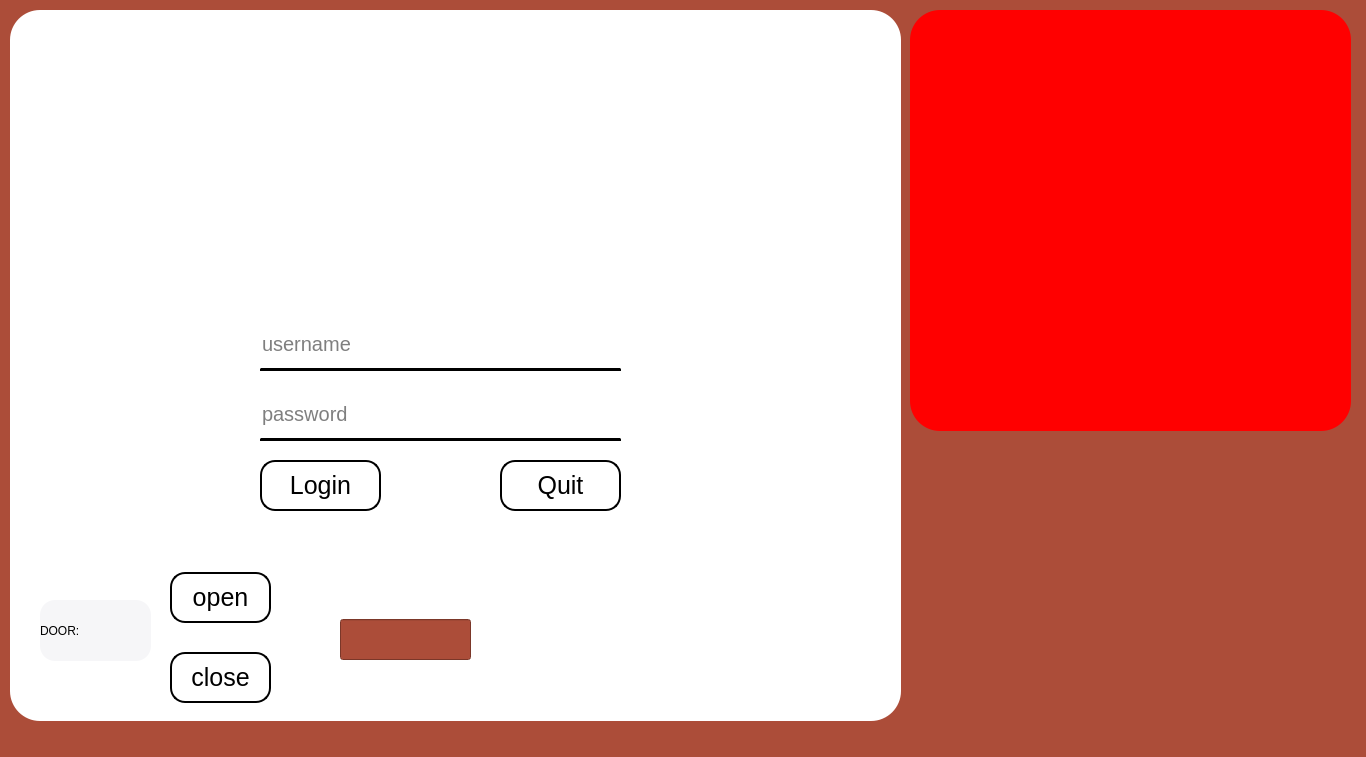
<?xml version="1.0" encoding="UTF-8"?>
<ui version="4.0">
 <class>MainWindow</class>
 <widget class="QMainWindow" name="MainWindow">
  <property name="geometry">
   <rect>
    <x>0</x>
    <y>0</y>
    <width>1366</width>
    <height>757</height>
   </rect>
  </property>
  <property name="windowTitle">
   <string>MainWindow</string>
  </property>
  <property name="autoFillBackground">
   <bool>false</bool>
  </property>
  <property name="styleSheet">
   <string notr="true">background-color:#AC4D39;
</string>
  </property>
  <widget class="QWidget" name="centralwidget">
   <widget class="QLabel" name="label">
    <property name="geometry">
     <rect>
      <x>10</x>
      <y>10</y>
      <width>891</width>
      <height>711</height>
     </rect>
    </property>
    <property name="styleSheet">
     <string notr="true">/*(background-image: url(:/img/backg.jpg);*/
background-color:white;
border-radius:30px;

</string>
    </property>
    <property name="text">
     <string/>
    </property>
   </widget>
   <widget class="QLabel" name="label_3">
    <property name="geometry">
     <rect>
      <x>910</x>
      <y>10</y>
      <width>441</width>
      <height>421</height>
     </rect>
    </property>
    <property name="styleSheet">
     <string notr="true">/*(background-image: url(:/img/backg.jpg);*/
color: rgb(255, 10, 14);
background-color:red;
border-radius:30px;

</string>
    </property>
    <property name="text">
     <string/>
    </property>
   </widget>
   <widget class="QLineEdit" name="password">
    <property name="geometry">
     <rect>
      <x>260</x>
      <y>390</y>
      <width>361</width>
      <height>51</height>
     </rect>
    </property>
    <property name="styleSheet">
     <string notr="true">background-color:white;
border-radius:1px;
font-size:20px;
text-align:center;
border-bottom: 3px solid ;
</string>
    </property>
    <property name="echoMode">
     <enum>QLineEdit::Password</enum>
    </property>
    <property name="placeholderText">
     <string>password</string>
    </property>
   </widget>
   <widget class="QLineEdit" name="username">
    <property name="geometry">
     <rect>
      <x>260</x>
      <y>320</y>
      <width>361</width>
      <height>51</height>
     </rect>
    </property>
    <property name="styleSheet">
     <string notr="true">background-color:white;
border-radius:1px;

border-bottom:3px solid ;
font-size:20px;
text-align:center;


</string>
    </property>
    <property name="text">
     <string/>
    </property>
    <property name="placeholderText">
     <string>username</string>
    </property>
   </widget>
   <widget class="QLabel" name="label_4">
    <property name="geometry">
     <rect>
      <x>910</x>
      <y>440</y>
      <width>441</width>
      <height>281</height>
     </rect>
    </property>
    <property name="styleSheet">
     <string notr="true">
border-image: url(:/img/logo team (1).jpg);
border-radius:25px;</string>
    </property>
    <property name="text">
     <string/>
    </property>
   </widget>
   <widget class="QLabel" name="label_5">
    <property name="geometry">
     <rect>
      <x>950</x>
      <y>30</y>
      <width>371</width>
      <height>371</height>
     </rect>
    </property>
    <property name="styleSheet">
     <string notr="true">border-image: url(:/img/pnghut_microphone-internet-radio-graphic-designer.png);
background-color: red;
</string>
    </property>
    <property name="text">
     <string/>
    </property>
   </widget>
   <widget class="QLabel" name="label_2">
    <property name="geometry">
     <rect>
      <x>370</x>
      <y>160</y>
      <width>131</width>
      <height>121</height>
     </rect>
    </property>
    <property name="styleSheet">
     <string notr="true">background-color:white;
</string>
    </property>
    <property name="text">
     <string/>
    </property>
   </widget>
   <widget class="QPushButton" name="sign_in_push_button">
    <property name="geometry">
     <rect>
      <x>500</x>
      <y>460</y>
      <width>121</width>
      <height>51</height>
     </rect>
    </property>
    <property name="styleSheet">
     <string notr="true">QPushButton{
border-radius:15px;
color:black;
background-color:white;
font-size:25px;
font-family:Arial;
text-align:center;
border:2px solid;
}

QPushButton:hover
{
background-color:lightgray;
}</string>
    </property>
    <property name="text">
     <string>Quit</string>
    </property>
   </widget>
   <widget class="QPushButton" name="login">
    <property name="geometry">
     <rect>
      <x>260</x>
      <y>460</y>
      <width>121</width>
      <height>51</height>
     </rect>
    </property>
    <property name="styleSheet">
     <string notr="true">QPushButton{
border-radius:15px;
color:black;
background-color:white;
font-size:25px;

font-family:Arial;
text-align:center;
border:2px solid;
}

QPushButton:hover
{
background-color:lightgray;
}

QPushButton:clicked
{
background-color:gray;

}
</string>
    </property>
    <property name="text">
     <string>Login</string>
    </property>
   </widget>
   <widget class="QPushButton" name="hel">
    <property name="geometry">
     <rect>
      <x>170</x>
      <y>572</y>
      <width>101</width>
      <height>51</height>
     </rect>
    </property>
    <property name="styleSheet">
     <string notr="true">QPushButton{
border-radius:15px;
color:black;
background-color:white;
font-size:25px;

font-family:Arial;
text-align:center;
border:2px solid;
}

QPushButton:hover
{
background-color:lightgray;
}

QPushButton:clicked
{
background-color:gray;

}</string>
    </property>
    <property name="text">
     <string>open</string>
    </property>
   </widget>
   <widget class="QPushButton" name="saker">
    <property name="geometry">
     <rect>
      <x>170</x>
      <y>652</y>
      <width>101</width>
      <height>51</height>
     </rect>
    </property>
    <property name="styleSheet">
     <string notr="true">QPushButton{
border-radius:15px;
color:black;
background-color:white;
font-size:25px;

font-family:Arial;
text-align:center;
border:2px solid;
}

QPushButton:hover
{
background-color:lightgray;
}

QPushButton:clicked
{
background-color:gray;

}</string>
    </property>
    <property name="text">
     <string>close</string>
    </property>
   </widget>
   <widget class="QLabel" name="label_6">
    <property name="geometry">
     <rect>
      <x>40</x>
      <y>600</y>
      <width>111</width>
      <height>61</height>
     </rect>
    </property>
    <property name="styleSheet">
     <string notr="true">background-color:white;
font: 20pt &quot;MS Shell Dlg 2&quot;;

border-radius:15px;

color:black;
background-color: rgb(246, 246, 248);</string>
    </property>
    <property name="text">
     <string>DOOR:</string>
    </property>
   </widget>
   <widget class="QLineEdit" name="lineEdit_door">
    <property name="geometry">
     <rect>
      <x>340</x>
      <y>619</y>
      <width>131</width>
      <height>41</height>
     </rect>
    </property>
   </widget>
  </widget>
  <widget class="QMenuBar" name="menubar">
   <property name="geometry">
    <rect>
     <x>0</x>
     <y>0</y>
     <width>1366</width>
     <height>22</height>
    </rect>
   </property>
  </widget>
 </widget>
 <resources/>
 <connections/>
</ui>
